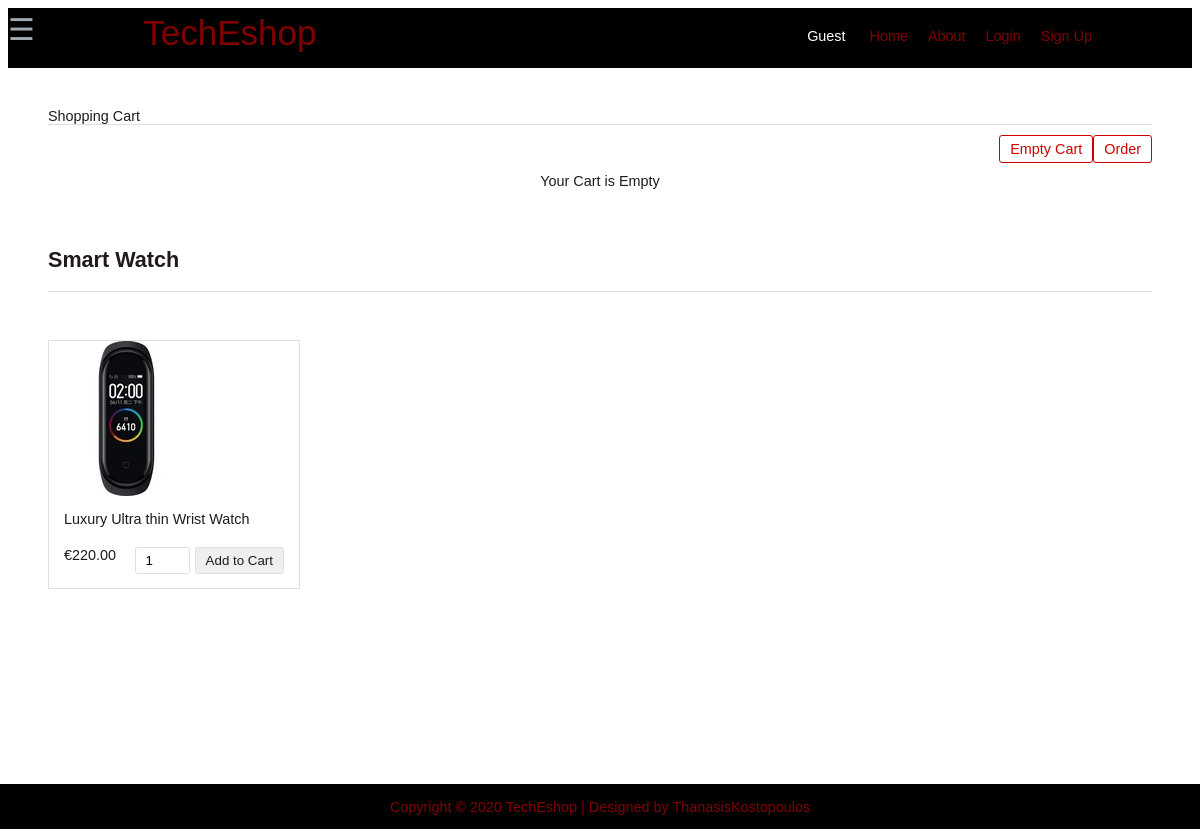
Page /SmartWatch.php on the committed database.
### tables this page shows
CREATE TABLE `products` (
  `id` int(8) NOT NULL,
  `name` varchar(255) NOT NULL,
  `code` varchar(255) NOT NULL,
  `category` varchar(20) NOT NULL,
  `image` varchar(40) NOT NULL,
  `price` double(10,2) NOT NULL
);

### dbcontroller.php (called while the page is built, shortened)
<?php
class DBController {
	private $host = "localhost";
	private $user = "root";
	private $password = "";
	private $database = "eshop";
	private $conn;
	function __construct() {
		$this->conn = $this->connectDB();
	}
	function connectDB() {
		$conn = mysqli_connect($this->host,$this->user,$this->password,$this->database);
		return $conn;
	}
	function runQuery($query) {
		$result = mysqli_query($this->conn,$query);
		while($row=mysqli_fetch_assoc($result)) {
			$resultset[] = $row;
		}
		if(!empty($resultset))
			return $resultset;
	}
}
?>

### SmartWatch.php (the view, shortened to what this page needs)
<?php
include "NavigationBar.php";
include "Footer.php";
require_once("dbcontroller.php");
$db_handle = new DBController();
?>
<HTML>
<HEAD>
<link href="style.css" type="text/css" rel="stylesheet" />
</HEAD>
<BODY>
<div id="shopping-cart">
<div class="txt-heading">Shopping Cart</div>
<a id="btnEmpty" href="index.php?action=order">Order</a>
<a id="btnEmpty" href="index.php?action=empty">Empty Cart</a>
<?php
if(isset($_SESSION["cart_item"])){
    $total_quantity = 0;
    $total_price = 0;
?>
<table class="tbl-cart" cellpadding="10" cellspacing="1">
<tbody>
<tr>
<th style="text-align:left;">Name</th>
<th style="text-align:left;">Code</th>
<th style="text-align:right;" width="5%">Quantity</th>
<th style="text-align:right;" width="10%">Unit Price</th>
<th style="text-align:right;" width="10%">Price</th>
<th style="text-align:center;" width="5%">Remove</th>
</tr>
<?php
    foreach ($_SESSION["cart_item"] as $item){
        $item_price = $item["quantity"]*$item["price"];
		?>
				<tr>
				<td><img src="<?php echo $item["image"]; ?>" class="cart-item-image" /><?php echo $item["name"]; ?></td>
				<td><?php echo $item["code"]; ?></td>
				<td style="text-align:right;"><?php echo $item["quantity"]; ?></td>
				<td  style="text-align:right;"><?php echo "€ ".$item["price"]; ?></td>
				<td  style="text-align:right;"><?php echo "€ ". number_format($item_price,2); ?></td>
				<td style="text-align:center;"><a href="index.php?action=remove&code=<?php echo $item["code"]; ?>" class="btnRemoveAction"><img src="icon-delete.png" alt="Remove Item" /></a></td>
				</tr>
				<?php
				$total_quantity += $item["quantity"];
				$total_price += ($item["price"]*$item["quantity"]);
		}
		?>
<tr>
<td colspan="2" align="right">Total:</td>
<td align="right"><?php echo $total_quantity; ?></td>
<td align="right" colspan="2"><strong><?php echo "€ ".number_format($total_price, 2); ?></strong></td>
<td></td>
</tr>
</tbody>
</table>
  <?php
} else {
?>
<div class="no-records">Your Cart is Empty</div>
<?php
}
?>
</div>
<div id="product-grid">
    <?php
        echo '<div class="txt-heading"><h2>Smart Watch</h2></div>';
        $category= 'Smart Watch';
        $product_array = $db_handle->runQuery("SELECT * FROM products WHERE category='$category' ORDER BY id ASC");
        if (!empty($product_array)) {
            foreach($product_array as $key=>$value){
    ?>
    <div class="product-item">
        <form method="post" action="index.php?action=add&code=<?php echo $product_array[$key]["code"]; ?>">
            <div class="product-image"><img src="<?php echo $product_array[$key]["image"]; ?>"></div>
            <div class="product-tile-footer">
            <div class="product-title"><?php echo $product_array[$key]["name"]; ?></div>
            <div class="product-price"><?php echo "€".$product_array[$key]["price"]; ?></div>
            <div class="cart-action"><input type="text" class="product-quantity" name="quantity" value="1" size="2" /><input type="submit" value="Add to Cart" class="btnAddAction" /></div>
            </div>
        </form>
    </div>
	<?php
		}
	}
	?>
</div>
</BODY>
</HTML>

### style.css (style rules this page uses)
body { font-family: Arial, Helvetica, sans-serif; color: #211a1a; font-size: 0.9em; height: 100%; }
#shopping-cart { margin: 40px; }
#product-grid { margin: 40px; height: 75%; }
.txt-heading { color: #211a1a; border-bottom: 1px solid #E0E0E0; overflow: auto; }
#btnEmpty { background-color: #ffffff; border: #d00000 1px solid; padding: 5px 10px; color: #d00000; float: right; text-decoration: none; border-radius: 3px; margin: 10px 0px; }
a, a:visited { color: rgb(128, 0, 0); text-decoration:none; outline:none; }
.btnAddAction { padding: 5px 10px; margin-left: 5px; background-color: #efefef; border: #E0E0E0 1px solid; color: #211a1a; float: right; text-decoration: none; border-radius: 3px; cursor: pointer; }
#product-grid .txt-heading { margin-bottom: 18px; }
.product-item { float: left; background: #ffffff; margin: 30px 30px 0px 0px; border: #E0E0E0 1px solid; }
.product-image { height: 155px; width: 250px; background-color: #FFF; }
.product-title { margin-bottom: 20px; }
.product-price { float:left; }
.cart-action { float: right; }
.product-quantity { padding: 5px 10px; border-radius: 3px; border: #E0E0E0 1px solid; }
.product-tile-footer { padding: 15px 15px 0px 15px; overflow: auto; }
.no-records { text-align: center; clear: both; margin: 38px 0px; }

### rows in the picture
products: image (picture), name "Luxury Ultra thin Wrist Watch", price "220.00"
